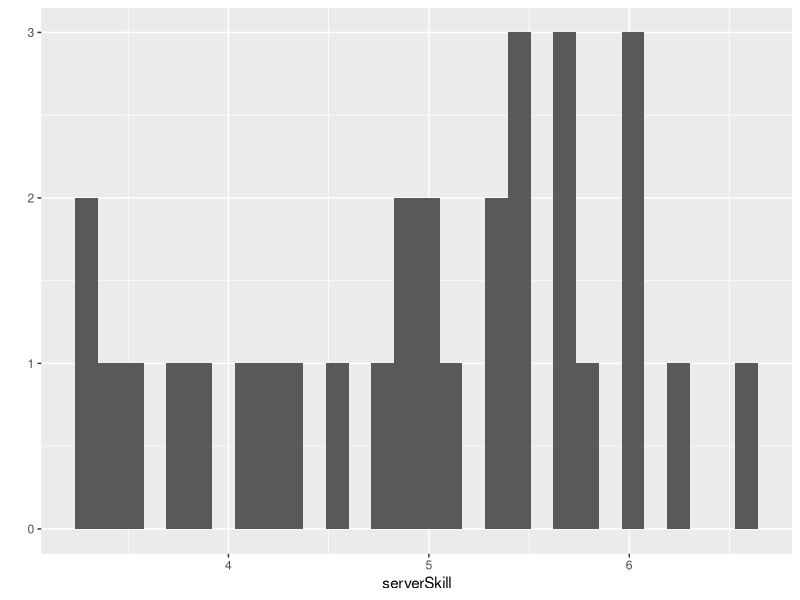
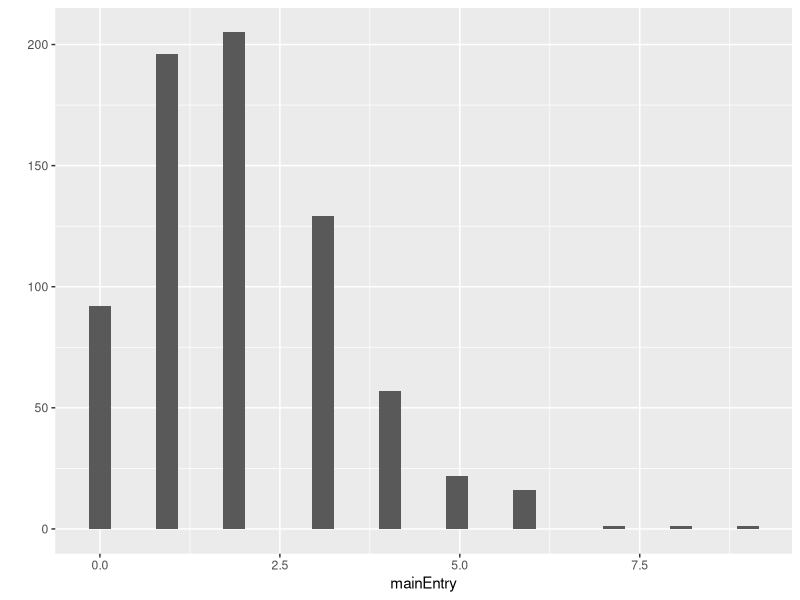
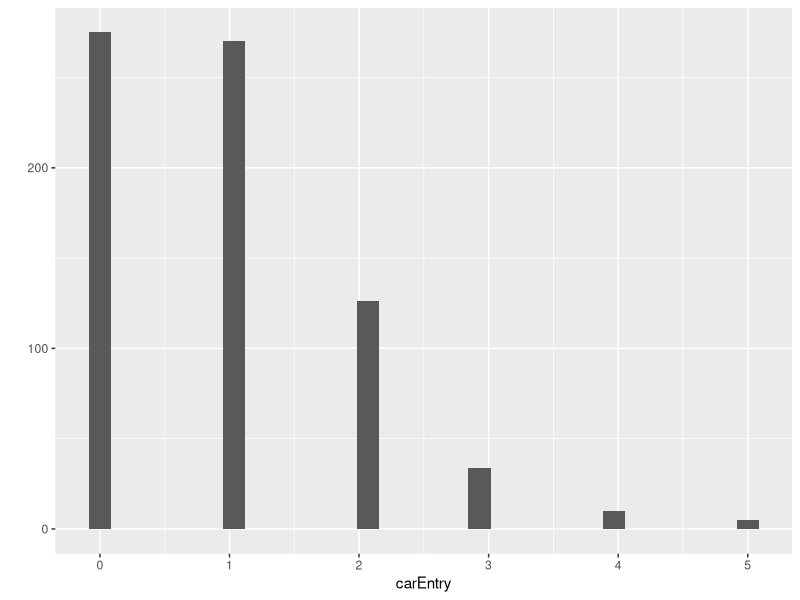

Reproduce these figures in R, in order.
library("ggplot2")
library("dplyr")

serverNumber = 30
serverSkill = rnorm(serverNumber) + 5 # Generates an array of normal distribution values 
qplot(serverSkill)

mainEPM = 2 # Main entrance per minute
carEPM = 1 # Car entrance per minute
simulationMinutes = 720 # 12 hours
mainEntry = rpois(simulationMinutes, mainEPM)
carEntry = rpois(simulationMinutes, carEPM)
qplot(mainEntry)
qplot(carEntry)

dflogs <- data.frame ()
